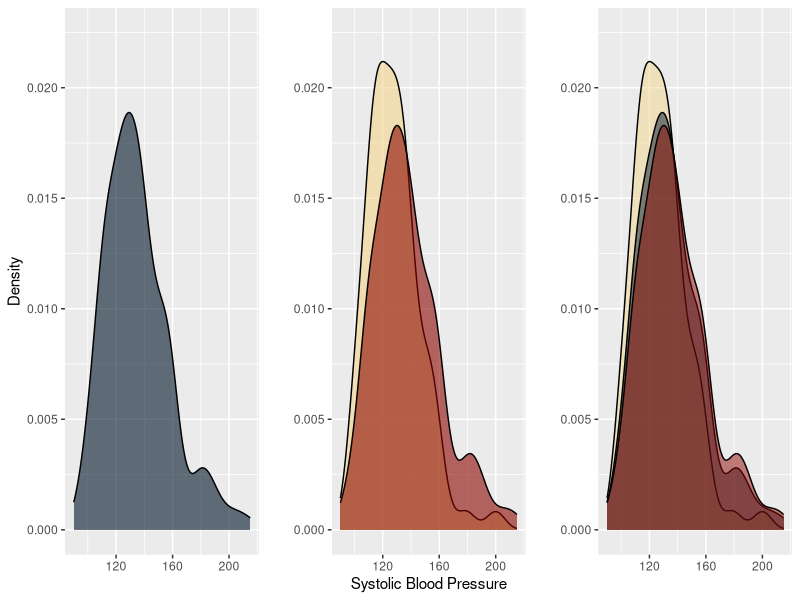

R code for this plot:
library(tidyverse)
library(cowplot) #Use required packages

df_data <- read_csv("framingham_data.csv") # Read in data

df_data$index <- seq(nrow(df_data)) # Add an index column

# Split data into smoker and nonsmoker
df_smoker <- df_data %>% filter(currentSmoker == 1)
df_nonsmoker <- df_data %>% filter(currentSmoker == 0)

#Plots 

options(repr.plot.width = 6, repr.plot.height = 4, repr.plot.res = 150)

plot_colors <- c("#001427","#708d81","#f4d58d","#bf0603","#8d0801")
y_limits <- c(0, 0.0225)

total_data <- ggplot(df_data) + geom_density(aes(sysBP), 
                                             fill = plot_colors[1],
                                             alpha = 0.6) +
  ylim(y_limits) + ylab("Density") + xlab("")

sep_data <- ggplot() + geom_density(data = df_smoker, aes(sysBP), 
                                    fill = plot_colors[3], alpha = 0.6) + 
  geom_density(data = df_nonsmoker, aes(sysBP), 
               fill = plot_colors[5], alpha = 0.6) +
  ylim(y_limits) + ylab("") + xlab("Systolic Blood Pressure")

plot_3 <- ggplot() + geom_density(data = df_smoker, aes(sysBP), 
                                  fill = plot_colors[3], alpha = 0.5) + 
  geom_density(data = df_data, aes(sysBP), 
               fill = plot_colors[1], alpha = 0.5) +
  geom_density(data = df_nonsmoker, aes(sysBP), 
               fill = plot_colors[5], alpha = 0.5) +
  ylim(y_limits) + ylab("") + xlab("")

plot_grid(total_data, sep_data, plot_3, align = 'vh', 
          hjust = -1,nrow = 1, ncol = 3)

#Create a sample variance function to ensure proper calculation
sample_variance <- function(x, sample = TRUE){
  if (sample == TRUE){
    sum((x - mean(x))^2) / (length(x) - 1)
  } else if(sample == FALSE) {
    sum((x - mean(x))^2) / (length(x))
  }
}
#Create pooled sample variance function 
f_pooled_variance <- function(x, y){
  ((length(x) - 1) * sample_variance(x) + 
     (length(y) - 1) * sample_variance(y)) / 
    (length(x) + length(y) - 2)
}

# Two Sample T-test - Pooled Sample Variance - P-value

alpha <- 0.05

mu_smoker <- mean(df_smoker$sysBP)
var_smoker <- sample_variance(df_smoker$sysBP)
n_smoker <- length(df_smoker$sysBP)

mu_nonsmoker <- mean(df_nonsmoker$sysBP)
var_nonsmoker <- sample_variance(df_nonsmoker$sysBP)
n_nonsmoker <- length(df_nonsmoker$sysBP)

dof_1 <- (n_smoker + n_nonsmoker - 2)

p_sample_var <- f_pooled_variance(df_smoker$sysBP, 
                                  df_nonsmoker$sysBP)


t_obs <- (mu_smoker - mu_nonsmoker) / (sqrt(p_sample_var) * 
                                         sqrt(1/n_smoker + 1/n_nonsmoker))

t_stat <- qt(alpha / 2, dof_1)

p_value_obs <- dt(t_obs, dof_1)

# We need the Satterthwaite approximation


